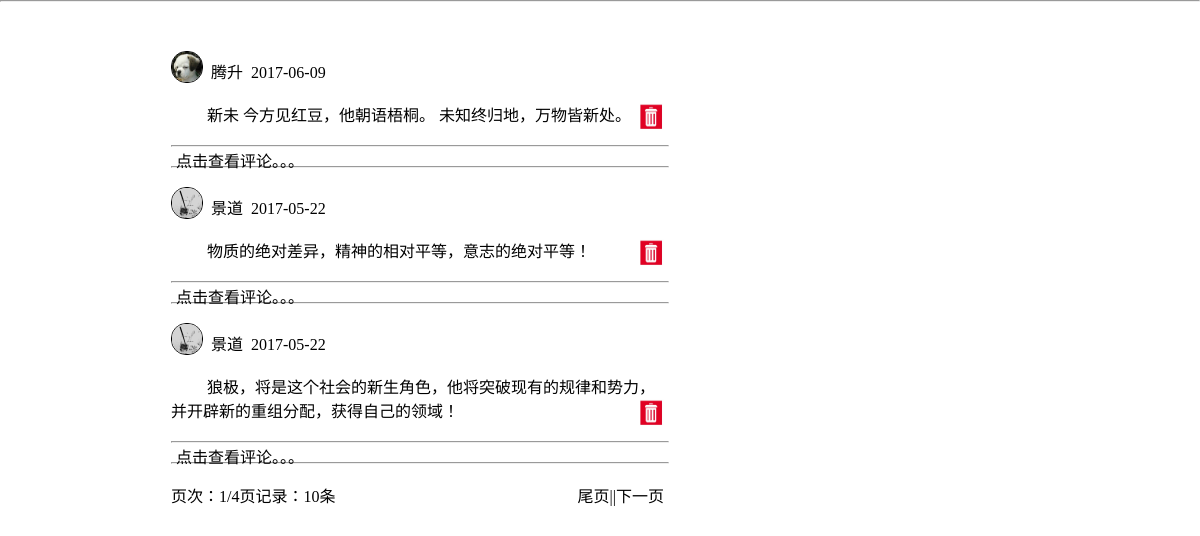
Page /admin/ad_management/ad_ta_manage.php on the committed database.
### tables this page shows
CREATE TABLE `user_talkabout` (
  `id` int(20) NOT NULL,
  `name` varchar(20) NOT NULL,
  `content` text NOT NULL,
  `date` date NOT NULL,
  `browse` int(11) NOT NULL,
  `praise` int(11) NOT NULL
);

CREATE TABLE `user_information` (
  `id` int(11) NOT NULL,
  `headimg` varchar(200) NOT NULL,
  `name` varchar(20) NOT NULL,
  `nickname` varchar(20) NOT NULL,
  `gender` enum('男','女') NOT NULL,
  `blood` varchar(20) NOT NULL,
  `birthday` date NOT NULL,
  `address` varchar(200) NOT NULL,
  `introduction` text NOT NULL
);

### connect.php (called while the page is built, shortened)
<?php
    function htmltocode($content){
   	    $content = str_replace(" ","&nbsp;&nbsp;",$content);
   	    return $content;
   }
?>

### admin/ad_management/ad_ta_manage.php (the view, shortened to what this page needs)
<?php
    include("../../connect.php");
    if(isset($_GET['page']))
    {
    	$page=$_GET['page'];
    }else{
    	$page=1;
    }
?>
<!DOCTYPE html>
<html>
	<head>
	</head>
	<body style="background-image: url(../../bg_image/05.jpg);background-size: 1366px,800px;position: relative;">
		<form action="" method="post" name="myform" >
		 <?php
		    if(is_numeric($page))
		    {
		    	$page_size=3;
		    	$sql_5=" select count(*) as total from `user_talkabout` order by id desc ";
			    $result_5 = mysql_query($sql_5);
			    $message_count=mysql_result($result_5,0,"total");
			    $page_count=ceil(($message_count)/$page_size);
			    $offset=($page-1)*$page_size;
		    }
		?>
		<?php
			$sql_4=" SELECT * FROM `user_talkabout` order by id desc limit $offset,$page_size";
			$result_4 = mysql_query($sql_4);
		?>
		<table border="0" cellspacing="1" cellpadding="5" width="500px" bgcolor="white" style="position: absolute;top:50px;left:170px">
		<?php
			while($row = mysql_fetch_array($result_4) )
			{
				$name=$row['name'];
				$sql_insert1 = "SELECT `headimg` FROM `user_information` WHERE name='$name' ";
			    $res_insert1 = mysql_query($sql_insert1);
			    $row_insert1 = mysql_fetch_array($res_insert1);
		?>
		<form action="user_control.php" method="post">
		    <tr bgcolor="white" style="position: relative;">
			    <td ><img src="../<?php echo $row_insert1['headimg'] ?>" class="headimg"/>
			    	&nbsp;<?php echo $row['name']?>&nbsp;&nbsp;<?php echo $row['date']?>
			    </td>
		    </tr>
		    <tr bgcolor="white">
		    	<td >
		    		<br />
		    		<?php echo htmltocode($row['content'])?>
		    		<a href="delete_ad_talkabout.php?talkabout_id=<?php echo $row['id']?>" class="a_delete">
		    			<img src="../../bg_image/18.jpg" style="width: 27px;height: 30px;"/>
		    		</a>
		    	</td>
		    </tr>
		</form>
		    <tr>
		    	<td>
		    		<br />
		    	    <hr />
		    	</td>
		    </tr>
		    <tr>
		    	<td>
		    		<a href="admin_talk_ctl.php?talkabout_id=<?php echo $row['id']?>" class="a_scan">点击查看评论。。。</a>
		    		<br /><hr /><br />
		    	</td>
		    </tr>
		<?php
		}
		?>
	    <tr>
	    	<td style="position: relative;">
	                   页次：<?php echo $page?>/<?php echo $page_count?>页记录：<?php echo $message_count?>条
	        <span class="span_page">
		    <?php
		        if($page==1&&$page_count>1)
		    	{
		    		echo "<a href='ad_ta_manage.php?page=".($page_count)." '>尾页|</a>";
		    		echo "<a href='ad_ta_manage.php?page=".($page+1)." '>|下一页</a>";
		    	}
		    ?>
            </span>
            </td>
		</tr>
	</table>
    </form>
	</body>
</html>

### admin/ad_management/ad_ta_manage.php (style rules this page uses)
* { margin: 0px;padding: 0px; }
.headimg { width: 30px;height: 30px; border: 1px solid black; border-radius: 15px; margin-bottom: -5px; }
a { text-decoration: none; color: black; }
.a_delete { position: absolute; right: 5px; }
td { position: relative; }
.a_scan { position: absolute; left: 5px; }
.span_page { position: absolute; top: 0px; right: 5px; }

### rows in the picture
user_talkabout: user_information.headimg (picture), name "腾升", date "2017-06-09", content "新未 今方见红豆，他朝语梧桐。 未知终归地，万物皆新处。"
user_talkabout: user_information.headimg (picture), name "景道", date "2017-05-22", content "物质的绝对差异，精神的相对平等，意志的绝对平等！"
user_talkabout: user_information.headimg (picture), name "景道", date "2017-05-22", content "狼极，将是这个社会的新生角色，他将突破现有的规律和势力，并开辟新的重组分配，获得自己的领域！"

### other values in the picture
$page "1"
$page_count "4"
$message_count "10"
